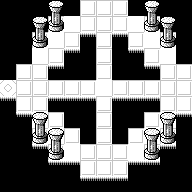

Tiled map render using the project's own tile images. Description and the map definition, with tile-layer contents summarised, below:
An orthogonal 12x12 tile map with 16x16 px tiles, 4 tile layers (Tile Layer 1, Tile Layer 2, Tile Layer 3, Tile Layer 4), 2 tilesets and 2 objects (Event, Chest).

<map version="1.0" orientation="orthogonal" renderorder="right-down" width="12" height="12" tilewidth="16" tileheight="16" nextobjectid="66">
 <properties>
  <property name="bgm" value="plot_dungeon" />
  <property name="encounter" value="encounterset_level10_danger01" />
  <property name="name" value="Red Tower" />
 </properties>
 <tileset firstgid="1" source="../tilesets/lower.tsx" />
 <tileset firstgid="176" source="../tilesets/upper.tsx" />
 <layer name="Tile Layer 1" width="12" height="12">
  <properties>
   <property name="z" value="0" />
  </properties>
  <data>[144 cells, 102 non-empty, 5 distinct tile ids]</data>
 </layer>
 <layer name="Tile Layer 2" width="12" height="12">
  <properties>
   <property name="z" value=".5" />
  </properties>
  <data>[144 cells, 16 non-empty, 2 distinct tile ids]</data>
 </layer>
 <objectgroup name="Object Layer 1">
  <object id="56" name="entry" type="Event" x="0" y="80" width="16" height="16">
   <properties>
    <property name="onCollide">playSound('rebound');
targetTele('crater/tower11.tmx', 'exit')</property>
   </properties>
  </object>
  <object id="65" name="chest" type="Chest" x="96" y="16" width="16" height="16">
   <properties>
    <property name="collectable" value="stone_fire" />
   </properties>
  </object>
 </objectgroup>
 <layer name="Tile Layer 3" width="12" height="12">
  <properties>
   <property name="z" value="1.5" />
  </properties>
  <data>[144 cells, 0 non-empty, 0 distinct tile ids]</data>
 </layer>
 <layer name="Tile Layer 4" width="12" height="12">
  <properties>
   <property name="z" value="2.0" />
  </properties>
  <data>[144 cells, 0 non-empty, 0 distinct tile ids]</data>
 </layer>
</map>
